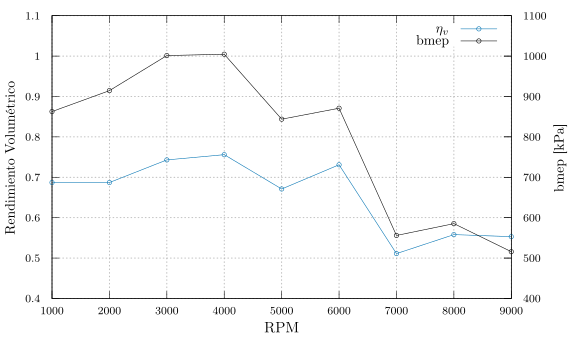

Write gnuplot code to recreate this figure.
ifile = "bmep_vs_rendVol.dat"
ofile = "bmep_vs_rendVol.tex"

set terminal tikz standalone color size 13cm,8cm
set termoption dash
set output ofile

set grid lw 1.5
set key top right

set autoscale xfixmax

set tics font ",8"
set xlabel "RPM" font ",11"

set y2tics
set ylabel 'Rendimiento Volumétrico'
set y2label 'bmep [kPa]'

set yrange [0.4:1.1]
set y2range [400:1100]

set lmargin at screen 0.05
set rmargin at screen 0.95
set bmargin at screen 0.05
set tmargin at screen 0.95

plot ifile u 1:2 lt 6 lc 6 w lp t "$\\eta_v$", ifile u 1:4 lt 6 lc -1 w lp t "bmep" axes x1y2
